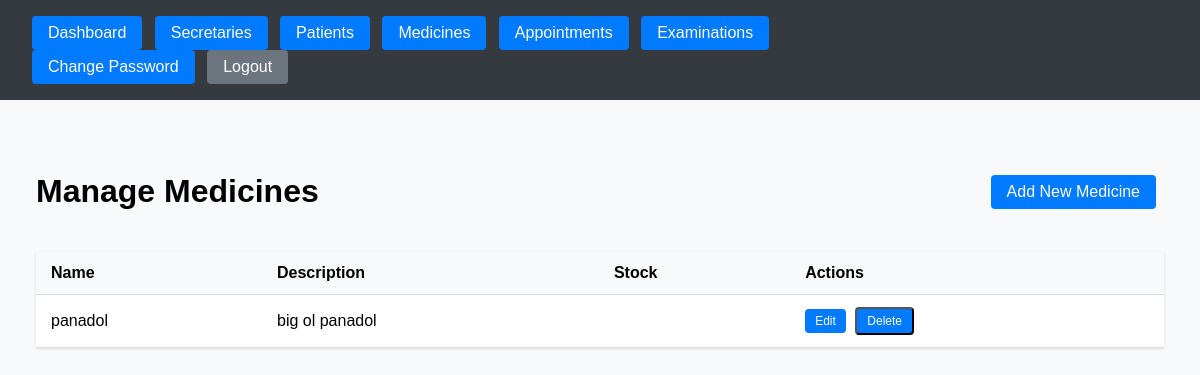
/medicines/ (signed in), run on an earlier commit of the app's database.
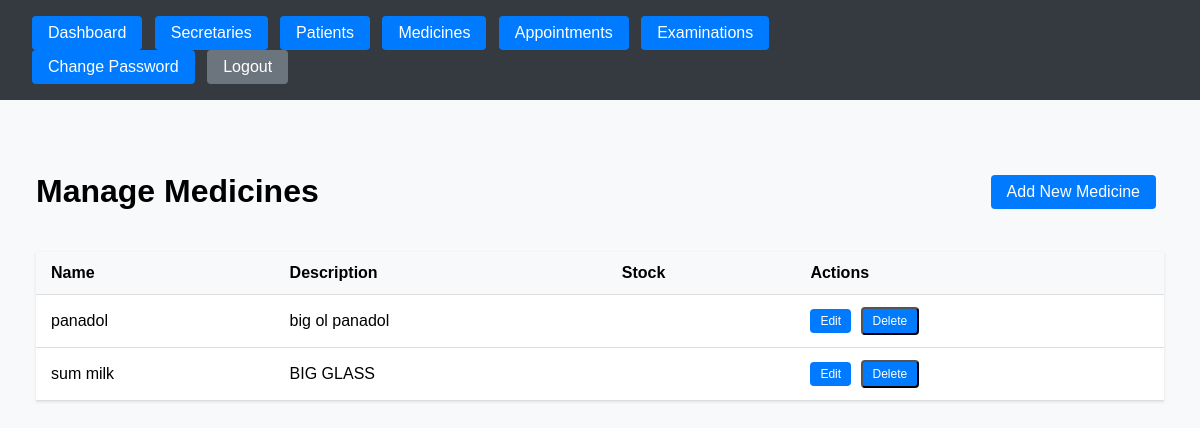
And on a later commit of the database.
### secretary_dash/models.py (models this page shows, shortened)
class Medicine(models.Model):
    name = models.CharField(max_length=100)
    description = models.TextField()
    side_effects = models.TextField()
    created_at = models.DateTimeField(auto_now_add=True)
    class Meta:
        ordering = ['name']

### secretary_dash/views.py (the view)
# urls.py: path('medicines/', views.medicine_list, name='medicine_list'),
@login_required
@user_passes_test(is_doctor)
def medicine_list(request):
    medicines = Medicine.objects.all().order_by('name')
    return render(request, 'secretary_dash/doctor/medicine_list.html', {'medicines': medicines})

### secretary_dash/views.py (called while the page is built)
def is_doctor(user):
    return user.is_superuser

### secretary_dash/templates/secretary_dash/doctor/medicine_list.html (shortened to what this page needs)
{% extends 'secretary_dash/doctor/base.html' %}
{% block content %}
<div class="medicine-list-container">
    <div class="header">
        <h1>Manage Medicines</h1>
        <a href="{% url 'secretary_dash:medicine_create' %}" class="btn btn-primary">Add New Medicine</a>
    </div>
    {% if medicines %}
        <table>
            <thead>
                <tr>
                    <th>Name</th>
                    <th>Description</th>
                    <th>Stock</th>
                    <th>Actions</th>
                </tr>
            </thead>
            <tbody>
                {% for medicine in medicines %}
                    <tr>
                        <td>{{ medicine.name }}</td>
                        <td>{{ medicine.description|truncatewords:20 }}</td>
                        <td>{{ medicine.stock }}</td>
                        <td class="actions">
                            <a href="{% url 'secretary_dash:medicine_edit' medicine.id %}" class="btn btn-sm">Edit</a>
                            <form method="post" action="{% url 'secretary_dash:medicine_delete' medicine.id %}" style="display: inline;">
                                <button type="submit" class="btn btn-sm btn-danger"
                                        onclick="return confirm('Are you sure you want to delete this medicine?')">
                                    Delete
                                </button>
                            </form>
                        </td>
                    </tr>
                {% endfor %}
            </tbody>
        </table>
    {% else %}
        <p class="no-data">No medicines found. Add your first medicine using the button above.</p>
    {% endif %}
</div>
{% endblock %}

What changed in the data, as far as the page shows it:
added Medicine: name "sum milk", description "BIG GLASS"
